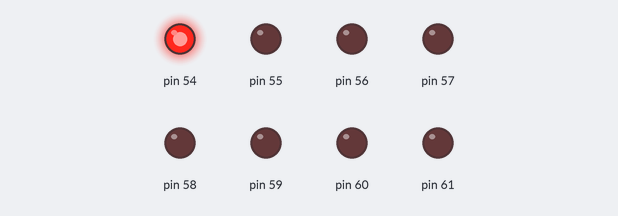
This sketch was run on a simulated Arduino Mega 2560, built with avr-gcc and run on an emulated ATmega2560. Shown: output pins drawn as LEDs (lit = HIGH).

Above: at 1.0 s.
At 2.7 s:
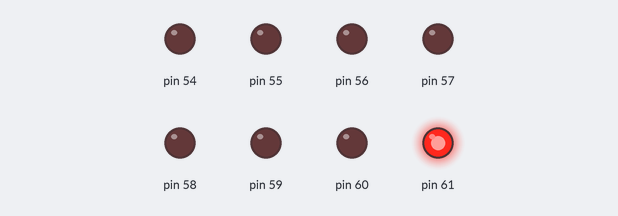
At 4.3 s:
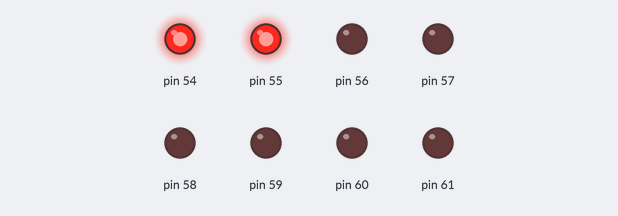
At 7.7 s:
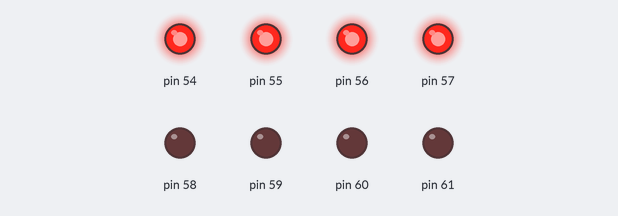
At 11.1 s:
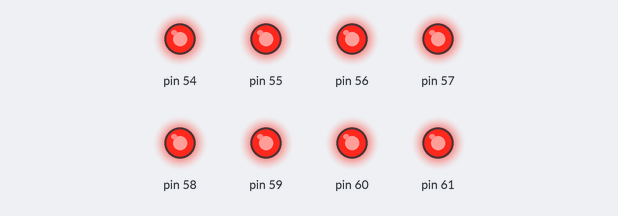
At 16.2 s:
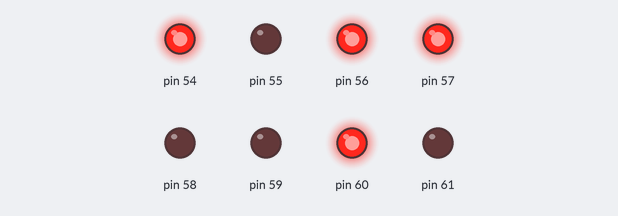
Timing chart, 0 to 19.6 s (numbered marks = the images above):
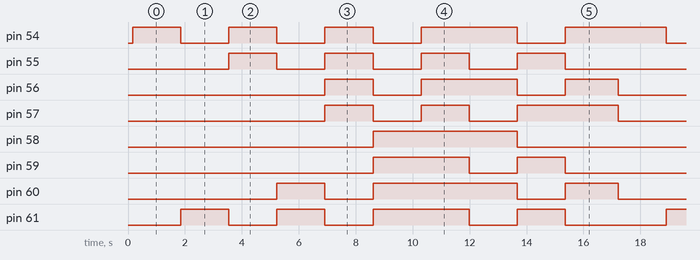

The sketch:

sketch.ino
```cpp
#include "led_api.h"

void setup(){
init_portf();

}

void loop() {
wait(100000);
out_put((unsigned char)0x01);
wait(1000000);
out_put((unsigned char)0x80);
wait(1000000);
out_put((unsigned char)0x03);
wait(1000000);
out_put((unsigned char)0xC0);
wait(1000000);
out_put((unsigned char)0x0F);
wait(1000000);
out_put((unsigned char)0xF0);
wait(1000000);
out_put((unsigned char)0xFF);
wait(1000000);
out_put((unsigned char)0x55);
wait(1000000);
out_put((unsigned char)0xAA);
wait(1000000);
out_put((unsigned char)0x4D);
wait(1000000);
}
```

led_api.h
```cpp
void init_portf();
void wait(long);
void out_put(unsigned char);
void blink_led(unsigned char,char);


void init_portf(){
volatile unsigned char* dir_f;
dir_f=(unsigned char *)0x30;
*dir_f=0xFF;
}

void out_put(unsigned char data){
volatile unsigned char* out_f;
out_f=(unsigned char*) 0x31;
*out_f=data;

}

void wait(volatile long buf){
  while(buf--);
}

void blink_led(volatile unsigned char data,char times){
volatile unsigned long i,buf=99999;
volatile unsigned char x;
for(i=0;i<times;i++){
x=data;
out_put(x);
wait(buf);
x=0x00;
out_put(x);
wait(buf);


}

}
```

Measured:
- by itself, pin 54: repeats every 17.0 s: 2 × (LOW 1.7 s, HIGH 1.7 s), LOW 1.7 s, HIGH 3.4 s, LOW 1.7 s, HIGH 3.5 s
- by itself, pin 55: repeats every 17.0 s: 3 × (LOW 1.7 s, HIGH 1.7 s), LOW 5.2 s, HIGH 1.7 s
- by itself, pin 56: LOW → HIGH at 6.9 s, → LOW 1.7 s later, → HIGH 1.7 s later, → LOW 3.4 s later, … (12 changes in this stretch)
- by itself, pin 57: LOW → HIGH at 6.9 s, → LOW 1.7 s later, → HIGH 1.7 s later, → LOW 1.7 s later, … (12 changes in this stretch)
- by itself, pin 58: alternates HIGH for 5.1 s and LOW for 12.0 s
- by itself, pin 59: LOW → HIGH at 8.6 s, → LOW 3.4 s later, → HIGH 1.7 s later, → LOW 1.7 s later, … (8 changes in this stretch)
- by itself, pin 60: LOW → HIGH at 5.2 s, → LOW 1.7 s later, → HIGH 1.7 s later, → LOW 5.1 s later, … (13 changes in this stretch)
- by itself, pin 61: repeats every 17.0 s: LOW 1.7 s, HIGH 1.7 s, LOW 1.7 s, HIGH 3.4 s, LOW 1.7 s, HIGH 1.7 s, LOW 3.5 s, HIGH 1.7 s
